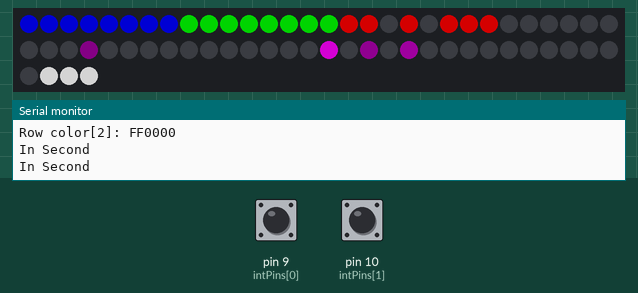
The sketch below on a simulated Arduino Uno, built with avr-gcc and run on an emulated ATmega328P. Shown: 64 RGB LEDs in strip order, left to right, continuing on the next row, the last lines printed to the serial monitor. The inputs (shaded band) are chosen by the test bench; at power-on: pin 10 (intPins[1]) HIGH, pin 9 (intPins[0]) HIGH. Dim RGB values are drawn brighter than linear; random numbers use the default seed unless the sketch sets one.

Above: at 1.55 s.
1.6 s: pin 10 (intPins[1]) pulled LOW for 0.15 s
At 1.72 s:
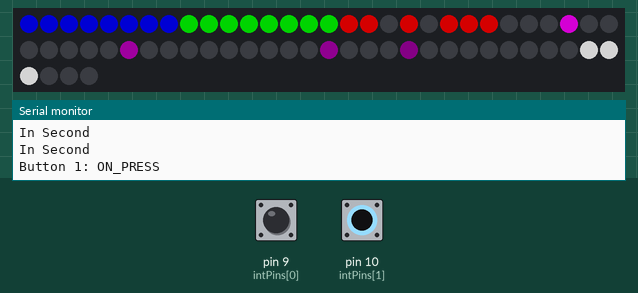
2.3 s: pin 9 (intPins[0]) pulled LOW for 0.15 s
3.0 s: pin 10 (intPins[1]) pulled LOW for 0.15 s
At 3.18 s:
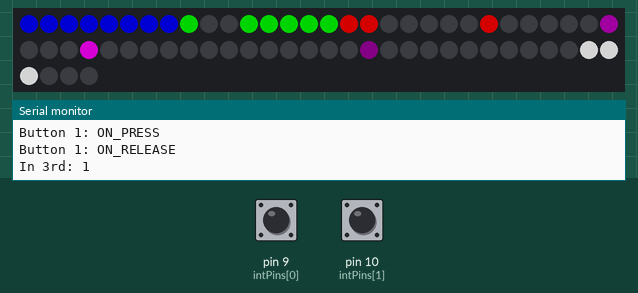
3.7 s: pin 9 (intPins[0]) pulled LOW for 1 s
At 7.73 s:
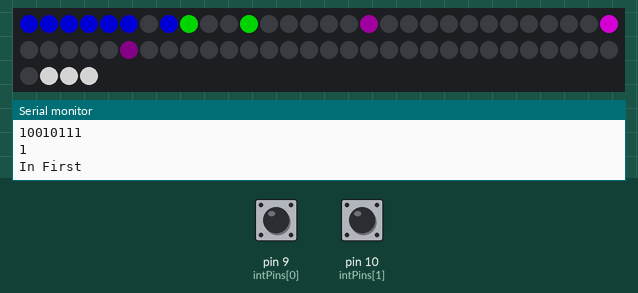
8.3 s: pin 10 (intPins[1]) pulled LOW for 0.15 s
At 12.53 s:
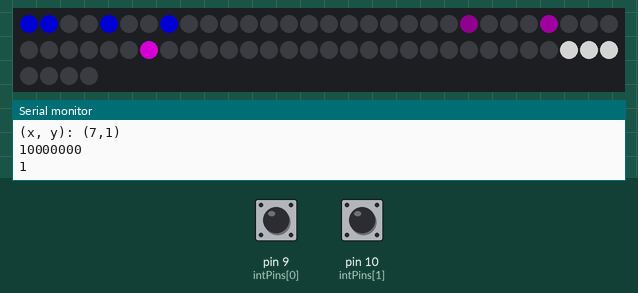

The sketch:

Shadowbox-matrix.ino
```cpp
#include <FastLED.h>
#include "ButtonHandler.h"
#include "Snake.h"
#include "Helper.h"
#include "Events.h"
#include "Breakout.h"

#define LED_PIN  A0

#define COLOR_ORDER GRB
#define CHIPSET     WS2811

#define BRIGHTNESS 128
#define NUM_LEDS (kMatrixWidth * kMatrixHeight)


CRGB leds_plus_safety_pixel[ NUM_LEDS + 1];
CRGB* const leds( leds_plus_safety_pixel + 1);

//Snake* snake = NULL;
Breakout* snake = NULL;

// Demo that USES "XY" follows code below

int delay_diff = 0;
void loop()
{
  /*
    if (button_states[0] == ON_PRESS)
    {
      leds[XY(0, 0)] = 0xFF0000;
    }
    else if (button_states[0] == ON_RELEASE)
    {
      leds[XY(0, 0)] = 0x000000;
    }

    if (button_states[1] == ON_PRESS)
    {
      leds[XY(5, 0)] = 0x00FF00;
    }
    else if (button_states[1] == ON_RELEASE)
    {
      leds[XY(5, 0)] = 0x000000;
    }
    resetButtonStates();
    FastLED.show();
    delay(10);

    return;
  */

    //Serial.println("In Loop");
    //delay(200);

    serialParser();
    snake->update();
    eventBuffer.clear();
    if (snake->game_over())
    {
      snake->reset();
      delay_diff -= 16;
      Serial.println("Snake reset");
    }
    snake->draw(leds);

    /*
    int del = 250 - delay_diff;
    if (del < 30)
      del = 30;
    delay_diff++;
    delay(del);
    */
    delay(40);
    return;


    FastLED.clear();
    FastLED.setBrightness(BRIGHTNESS);
    for (int j=0; j<8; j++)
    {
      for (int i=0; i<8; i++)
      {
        leds[XY(i, j)] = 0xFF0000;
        FastLED.show();
        delay(100);
      }
    }
    return;

    uint32_t ms = millis();
    int32_t yHueDelta32 = ((int32_t)cos16( ms * (27/1) ) * (350 / kMatrixWidth));
    int32_t xHueDelta32 = ((int32_t)cos16( ms * (39/1) ) * (310 / kMatrixHeight));
    DrawOneFrame( ms / 65536, yHueDelta32 / 32768, xHueDelta32 / 32768);
    if( ms < 5000 ) {
      FastLED.setBrightness( scale8( BRIGHTNESS, (ms * 256) / 5000));
    } else {
      FastLED.setBrightness(BRIGHTNESS);
    }
    FastLED.show();
}

void DrawOneFrame( byte startHue8, int8_t yHueDelta8, int8_t xHueDelta8)
{
  byte lineStartHue = startHue8;
  for( byte y = 0; y < kMatrixHeight; y++) {
    lineStartHue += yHueDelta8;
    byte pixelHue = lineStartHue;
    for( byte x = 0; x < kMatrixWidth; x++) {
      pixelHue += xHueDelta8;
      leds[ XY(x, y)]  = CHSV( pixelHue, 255, 255);
    }
  }
}


void setup() {
  cli();
  //PCICR |= (1 <<PCIE2);
  //PCMSK2 |= ((1 << PCINT18) | (1 << PCINT19));
  //PCICR |= (1 << PCIE0);
  //  PCMSK2 |= ((1 << PCINT1) | (1 << PCINT2));
  enableButtonInterrupts();
  sei();
  initButtonHandler();

  Serial.begin(9600);
  Serial.setTimeout(5);
  //delay(2000);
  //while(1)
  //{
    Serial.println("Starting up");
  //  delay(200);
  //}
  FastLED.addLeds<CHIPSET, LED_PIN, COLOR_ORDER>(leds, NUM_LEDS).setCorrection(TypicalSMD5050);
  FastLED.setBrightness( BRIGHTNESS );


  Serial.println("Init leds");

  //snake = new Snake();
  snake = new Breakout();
  snake->reset();
  snake->draw(leds);
  delay(250);
  FastLED.clear();
  FastLED.show();
}

void serialParser()
{
  while (Serial.available() > 0)
  {
    char c = Serial.read();
    int idx = Serial.parseInt();
    if (Serial.read() == '\n')
    {
      if (c == 'p')
        eventBuffer.lockedPush(Event(Event::ON_PRESS, idx));
      else if (c == 'r')
        eventBuffer.lockedPush(Event(Event::ON_RELEASE, idx));
    }
  }
}
```

Breakout.h
```cpp
#ifndef BREAKOUT_LIB
#define BREAKOUT_LIB

#include "Events.h"
#include "Helper.h"
#define GAME_WIDTH kMatrixWidth
#define GAME_HEIGHT kMatrixHeight

class Breakout
{
  private:
    const static uint8_t PADDLE_WIDTH = 3;
    const static int paddle_y = GAME_HEIGHT - 1;
    const static int N_ROWS = 3;
    uint8_t blocks[N_ROWS];
    uint32_t row_colors[N_ROWS];


    int paddle_x;
    int cnt;
    //int paddle_vel;

    int ball_pos_x, ball_pos_y;
    int ball_vel_x, ball_vel_y;

    int ball_trail[3][2];

    bool end_game;
    bool press_left, press_right;
    bool on_press_left, on_press_right;

    bool checkBlockCollision();

  public:

    Breakout();
    void reset();

    void update();
    void draw(CRGB* const leds);
    bool game_over() {return end_game;}
    int handleOnPress(Event e);
    int handleOnRelease(Event e);
};


Breakout::Breakout()
{
  reset();
}
void Breakout::reset()
{
  paddle_x = 0;
  //paddle_vel = 0;

  ball_pos_x = 1;
  ball_pos_y = paddle_y - 1;

  ball_vel_x = 1;
  ball_vel_y = -1;

  end_game = false;
  press_left = false;
  press_right = false;
  cnt = 0;

  for (int i=0; i<N_ROWS; i++)
  {
    blocks[i] = 0xFF;
    uint8_t color_idx0 = rand() % 3;
    uint8_t color_idx1 = rand() % 3;

    //row_colors[i] = (0xFF << 8*color_idx0) | (0xFF << 8*color_idx1);
    row_colors[i] = (((uint32_t)0xFF) << 8*i);
    Serial.print("Row color[");
    Serial.print(i);
    Serial.print("]: ");
    Serial.println(row_colors[i], HEX);
  }

  for (int i=0; i<3; i++)
  {
    ball_trail[i][0] = ball_pos_x;
    ball_trail[i][1] = ball_pos_y;
  }

  //row_colors[0] = 0x0000FF;
  //row_colors[1] = 0x00FF00;
  //row_colors[2] = 0xFF0000;

}
void Breakout::update()
{
  cnt++;
  if (cnt >= 2)
    cnt = 0;

  on_press_left = false;
  on_press_right = false;

  while (!eventBuffer.isEmpty())
  {
    Event e;
    if (!eventBuffer.lockedPop(e))
    {
      //Handle some error condition
    }

    switch (e.type)
    {
      case Event::ON_PRESS:
      {
        handleOnPress(e);
        break;
      }
      case Event::ON_RELEASE:
      {
        handleOnRelease(e);
        break;
      }
    }
  }

  //Serial.print("press_left: ");
  //Serial.println(press_left);
  //Serial.print("press_right: ");
  //Serial.println(press_right);

  //Determine paddle vel
  int paddle_vel = 0;
  if (press_left && !press_right)
  {
    paddle_vel = -1;
  }
  else if (!press_left && press_right)
  {
    paddle_vel = 1;
  }

  if (on_press_left && !on_press_right)
  {
    paddle_vel = -1;
  }
  else if (!on_press_left && on_press_right)
  {
    paddle_vel = 1;
  }

  //Update paddle pos based on paddle vel
  paddle_x += paddle_vel;
  if (paddle_x < 0)
  {
    paddle_x = 0;
    paddle_vel = 0;
  }
  else if ((paddle_x + PADDLE_WIDTH) > GAME_WIDTH)
  {
    paddle_x = GAME_WIDTH - PADDLE_WIDTH;
    paddle_vel = 0;
  }


  if (cnt % 2 == 0)
    return;


  for (int i=(3-1); i>=0; i--)
  {
    if (i==0)
    {
      ball_trail[i][0] = ball_pos_x;
      ball_trail[i][1] = ball_pos_y;
    }
    else
    {
      ball_trail[i][0] = ball_trail[i-1][0];
      ball_trail[i][1] = ball_trail[i-1][1];
    }
  }

  //Update ball pos
  ball_pos_x += ball_vel_x;
  ball_pos_y += ball_vel_y;

  if (ball_pos_x < 0)
  {
    ball_vel_x *= -1;
    ball_pos_x = 1;
  }
  else if (ball_pos_x >= GAME_WIDTH)
  {
    ball_vel_x *= -1;
    ball_pos_x = GAME_WIDTH-2;
  }

  if (ball_pos_y < 0)
  {
    ball_vel_y *= -1;
    ball_pos_y = 1;
  }
  else if (ball_pos_y >= GAME_HEIGHT)
  {
    ball_vel_y *= -1;
    ball_pos_y = GAME_HEIGHT-2;
  }

  //Handle paddle collisions
  for (int i=0; i<PADDLE_WIDTH; i++)
  {
    if (ball_pos_x == (paddle_x + i) && ball_pos_y == paddle_y)
    {
      //ball_pos_y = paddle_y - 1;
      //ball_pos_x = paddle_x + i - 1;
      //ball_vel_y *= -1;
      //break;
      if (i == 0 && ball_vel_x > 0)
      {
        ball_pos_y = paddle_y - 2;
        ball_pos_x = paddle_x + i - 2;
        ball_vel_x *= -1;
        ball_vel_y *= -1;
      }
      else if (i == (PADDLE_WIDTH-1) && ball_vel_x < 0)
      {
        ball_pos_y = paddle_y - 2;
        ball_pos_x = paddle_x + i + 2;
        ball_vel_x *= -1;
        ball_vel_y *= -1;
      }
      else
      {
        ball_pos_y = paddle_y - 2;
        ball_pos_x = paddle_x + i;
        ball_vel_y *= -1;
      }
    }
  }


  //Handle block Collisions
  bool check = checkBlockCollision();
  if (check)
  {
    int prev_x = ball_trail[0][0];
    int prev_y = ball_trail[0][1];

    //hits in corner group from right
    if ((prev_y < N_ROWS)&& (blocks[ball_pos_y] & (1 << prev_x)) && (blocks[prev_y] & (1 << ball_pos_x)))
    {
      blocks[ball_pos_y] &= ~(1 << ball_pos_x);
      blocks[prev_y] &= ~(1 << ball_pos_x);
      blocks[ball_pos_y] &= ~(1 << prev_x);

      if (ball_vel_x > 0)
        ball_pos_x -= 2;
      else
        ball_pos_x += 2;

      if (ball_vel_y > 0)
        ball_pos_y -= 2;
      else
        ball_pos_y += 2;

      ball_vel_y *= -1;
      ball_vel_x *= -1;

      Serial.println("In First");
    }
    //Hits flat on
    else if ((ball_pos_y < N_ROWS) && (blocks[ball_pos_y] & (1 << prev_x)))
    {
      blocks[ball_pos_y] &= ~(1 << prev_x);
      ball_vel_y *= -1;
      ball_pos_y += 2;

      Serial.println("In Second");
    }
    //hits in corner group from left
    else// if (false)
    {
      Serial.print("In 3rd: ");
      Serial.println(check);
      Serial.print("(x, y): (");
      Serial.print(ball_pos_x);
      Serial.print(",");
      Serial.print(ball_pos_y);
      Serial.println(")");
      Serial.println(blocks[ball_pos_y], BIN);
      Serial.println(checkBlockCollision());


      blocks[ball_pos_y] &= ~(1 << ball_pos_x);

      if (ball_vel_x > 0)
        ball_pos_x -= 2;
      else
        ball_pos_x += 2;

      if (ball_vel_y > 0)
        ball_pos_y -= 2;
      else
        ball_pos_y += 2;

      ball_vel_x *= -1;
      ball_vel_y *= -1;


    }
    /*
    //hits single from right
    else if(false)
    {

    }
    //hits single from left
    else if(false)
    {

    }
    */
  }

}

void Breakout::draw(CRGB* const leds)
{
  FastLED.clear();


  //Draw Paddle
  for (int i=0; i<PADDLE_WIDTH; i++)
  {
    leds[XY(i+paddle_x, paddle_y)] = 0xFFFFFF;
  }

  //Draw Ball Trail
  uint32_t ball_r = 0xFF;
  uint32_t ball_g = 0x00;
  uint32_t ball_b = 0xFF;

  for (int i=(3-1); i>=0; i--)
  {
    uint32_t r = ball_r >> (i+2);
    uint32_t g = ball_g >> (i+2);
    uint32_t b = ball_b >> (i+2);
    leds[XY(ball_trail[i][0], ball_trail[i][1])] = (r << 16) | (g << 8) | b;
  }

  //Draw Blocks
  for (int i=0; i<N_ROWS; i++)
  {
    for (int j=0; j<8; j++)
    {
      if (blocks[i] & (1 << j))
        leds[XY(j, i)] = row_colors[i];
    }
  }


  //Draw Ball
  leds[XY(ball_pos_x, ball_pos_y)] = (ball_r << 16) | (ball_g << 8) | (ball_b);//0xFF00FF;
  FastLED.show();
}

int Breakout::handleOnPress(Event e)
{
  if (e.button_idx == 0)
  {
    press_left = true;
    on_press_left = true;
  }
  else if (e.button_idx == 1)
  {
    press_right = true;
    on_press_right = true;
  }
  return 0;
}
int Breakout::handleOnRelease(Event e)
{
  if (e.button_idx == 0)
  {
    press_left = false;
  }
  else if (e.button_idx == 1)
  {
    press_right = false;
  }
  return 0;
}
bool Breakout::checkBlockCollision()
{
  if (ball_pos_y >= N_ROWS)
    return false;
  if (blocks[ball_pos_y] & (1 << ball_pos_x))
    return true;
  return false;
}


#endif
```

ButtonHandler.h
```cpp
#ifndef BUTTON_HANDLER_LIB
#define BUTTON_HANDLER_LIB

#include "Events.h"

enum STATES{IDLE, ON_PRESS, ON_RELEASE};

int intPins[2] = {9, 10};
//int intPins[2] = {2, 3};
volatile int prevStates[2] = {0, 0};
volatile int button_states[2] = {IDLE, IDLE};


void enableButtonInterrupts()
{
  #if defined(__AVR_ATmega32U4__)
    PCICR |= (1 << PCIE0);
    PCMSK0 |= ((1 << PCINT5) | (1 << PCINT6));
  #elif defined(__AVR_ATmega328P__) || defined(__AVR_ATmega168__)
    PCICR |= (1 << PCIE0);
    PCMSK0 |= ((1 << PCINT1) | (1 << PCINT2));
  #else
    #error "Button interrrupts only supported on atmega32u4 and atmega328p/128 based boards"
  #endif
}
void resetButtonStates()
{
  button_states[0] = IDLE;
  button_states[1] = IDLE;
}
void initButtonHandler()
{
  resetButtonStates();
  for (int i=0; i<2; i++)
  {
    pinMode(intPins[i], INPUT_PULLUP);
    prevStates[i] = digitalRead(intPins[i]);
  }
}
ISR(PCINT0_vect)
{
  //Serial.println("Interrupt:");
  int states[2];
  for (int i=0; i<2; i++)
    states[i] = digitalRead(intPins[i]);
  delayMicroseconds(200);

  for (int i=0; i<2; i++)
  {
    if (states[i] == digitalRead(intPins[i]))
    {
      if (prevStates[i] == 1 && states[i] == 0)
      {
        //On press (falling edge)
        button_states[i] = ON_PRESS;
        eventBuffer.push(Event(Event::ON_PRESS, i));
        //eventBuffer.push(3);
        Serial.print("Button ");
        Serial.print(i);
        Serial.println(": ON_PRESS");
        Serial.println();
      }
      else if (prevStates[i] == 0 && states[i] == 1)
      {
        //On release (rising edge)
        //button_states[i] = ON_RELEASE;
        eventBuffer.push(Event(Event::ON_RELEASE, i));
        Serial.print("Button ");
        Serial.print(i);
        Serial.println(": ON_RELEASE");
        Serial.println();
      }
      prevStates[i] = states[i];
    }
  }
}


#endif
```

Events.h
```cpp
#ifndef EVENTS_LIB
#define EVENTS_LIB

#include "RingBuf.h"

//enum EVENT{B0_ON_PRESS, B0_ON_RELEASE, B1_ON_PRESS, B1_ON_RELEASE, ON_PRESS, ON_RELEASE};

class Event
{
  public:
    enum EVENT{B0_ON_PRESS, B0_ON_RELEASE, B1_ON_PRESS, B1_ON_RELEASE, ON_PRESS, ON_RELEASE};

    EVENT type;
    uint8_t button_idx;
    Event(){};
    Event(EVENT t, uint8_t b);
};
Event::Event(EVENT t, uint8_t b)
{
  type = t;
  button_idx = b;
}

//class EventQueue
//{
//  private:
//    static const int QUEUE_SIZE = 32;
//    int start, end;
//    int queue[QUEUE_SIZE];
//  public:
//    EventQueue();
//    int getQueueSize();
//    int popQueue();
//    void pushQueue();
//    int peekQueue();
//    int peekQueue(int idx);
//};

extern RingBuf<Event, 32> eventBuffer;
RingBuf<Event, 32> eventBuffer;


#endif
```

Snake.h
```cpp
#ifndef SNAKE_LIB
#define SNAKE_LIB
#include <Arduino.h>
#include <FastLED.h>
#include "Helper.h"
#include "ButtonHandler.h"
#include "Events.h"
#define GAME_WIDTH kMatrixWidth
#define GAME_HEIGHT kMatrixHeight
#define WRAP false

class SnakeNode
{
  public:
    int x, y;
    uint32_t color;

    SnakeNode();
    SnakeNode(int x_, int y_, int color_);
    static SnakeNode randNode();
};
SnakeNode::SnakeNode()
{
  //SnakeNode node = randNode();
  x = rand() % GAME_WIDTH;
  y = rand() % GAME_HEIGHT;
  color = (rand() % 256) << 16;
  color |= (rand() % 256) << 8;
  color |= (rand() % 256);
}
SnakeNode::SnakeNode(int x_, int y_, int color_)
{
  x = x_;
  y = y_;
  color = color_;
}
SnakeNode SnakeNode::randNode()
{
  SnakeNode out;
  out.x = rand() % GAME_WIDTH;
  out.y = rand() % GAME_HEIGHT;
  out.color = (rand() % 256) << 16;
  out.color |= (rand() % 256) << 8;
  out.color |= (rand() % 256);
  return out;
}

class Snake
{
  private:
    const static int MAX_LEN = 24;
    int len = 3;
    SnakeNode body[MAX_LEN];
    SnakeNode dot;
    int dir;
    bool end_game;


  public:
    enum DIRECTION{UP, RIGHT, DOWN, LEFT, NUM_DIR};

    Snake();
    void reset();

    void update();
    void draw(CRGB* const leds);
    bool game_over() {return end_game;}
    int handleOnPress(Event e, int dir_);
    int handleOnRelease(Event e, int dir_);

};


Snake::Snake()
{
  //Serial.println("Enter construct");
  reset();
  //Serial.println("Exit construct");
}
void Snake::reset()
{
  Serial.println("Enter Reset");
  len = 3;
  dir = RIGHT;
  end_game = false;
  for (int i=0; i<len; i++)
  {
    body[i].x = (len-1)-i;
    body[i].y = 0;
    body[i].color = 0xFFFFFF;
  }
  while(1)
  {
    SnakeNode node = SnakeNode::randNode();
    bool pass = true;
    for (int i=0; i<len; i++)
    {
      if (body[i].x == node.x && body[i].y == node.y)
      {
        pass = false;
        break;
      }
    }
    if (pass)
    {
      dot = node;
      break;
    }
  }
  dot.x = 2;
  dot.y = 2;
  Serial.println("Exit Reset");
}

void Snake::update()
{
  //Serial.println("Enter Update");
  SnakeNode next = body[0];


  /*
  if (button_states[0] == ON_PRESS || button_states[0] == ON_RELEASE)
  {
    //Turn left
    dir--;
    if (dir < 0)
      dir = NUM_DIR - 1;
  }
  else if (button_states[1] == ON_PRESS || button_states[1] == ON_RELEASE)
  {
    //Turn right
    dir++;
    if (dir >= NUM_DIR)
      dir = 0;
  }
  resetButtonStates();
  */
  int dir_ = dir;
  while (!eventBuffer.isEmpty())
  {
    Event e;
    if (!eventBuffer.lockedPop(e))
    {
      //Handle some error condition
    }

    switch (e.type)
    {
      case Event::ON_PRESS:
      {
        handleOnPress(e, dir_);
        break;
      }
      case Event::ON_RELEASE:
      {
        handleOnRelease(e, dir_);
        break;
      }
    }
  }


  switch(dir)
  {
    case UP:
    {
      next.y--;
      break;
    }
    case RIGHT:
    {
      next.x++;
      break;
    }
    case DOWN:
    {
      next.y++;
      break;
    }
    case LEFT:
    {
      next.x--;
      break;
    }
  }

  //Check for game edge collision
  if ((next.x >= GAME_WIDTH || next.y >= GAME_HEIGHT || next.x < 0 || next.y <0) && !WRAP)
  {
    end_game = true;
    return;
  }

  //Update snake body
  for (int i=len-1; i>=1; i--)
  {
    body[i].x = body[i-1].x;
    body[i].y = body[i-1].y;
  }
  body[0] = next;

  for (int i=1; i<len; i++)
  {
    if (next.x == body[i].x && next.y == body[i].y)
    {
      end_game = true;
      return;
    }
  }

  //Check for dot collision
  if (body[0].x == dot.x && body[0].y == dot.y)
  {
    if (len < MAX_LEN)
    {
      body[len] = dot;
      body[len].x = body[len-1].x;
      body[len].y = body[len-1].y;
      len++;
    }
    while(1)
    {
      SnakeNode dot_ = SnakeNode::randNode();
      bool pass = true;
      for (int i=0; i<len; i++)
      {
        if (dot_.x == body[i].x && dot_.y == body[i].y)
        {
          pass = false;
          break;
        }
      }
      if (pass)
      {
        dot = dot_;
        break;
      }
    }
  }


  //Serial.println("Exit update");
}

void Snake::draw(CRGB* const leds)
{
  //Serial.println("Enter draw");
  FastLED.clear();
  for (int i=0; i<len; i++)
  {
    leds[XY(body[i].x, body[i].y)] = body[i].color;
  }
  leds[XY(dot.x, dot.y)] = dot.color;
  FastLED.show();
  //Serial.println("Exit Draw");
}

int Snake::handleOnPress(Event e, int dir_)
{
  if (e.button_idx == 0)
  {
    dir = dir_-1;
    if (dir < 0)
      dir = NUM_DIR - 1;
  }
  else if (e.button_idx == 1)
  {
    dir = dir_ + 1;
    if (dir >= NUM_DIR)
      dir = 0;
  }
  return 0;
}
int Snake::handleOnRelease(Event e, int dir_)
{
  return 0;
}

#endif
```

Source omitted: Helper.h (5389 bytes), RingBuf.h (7265 bytes)
